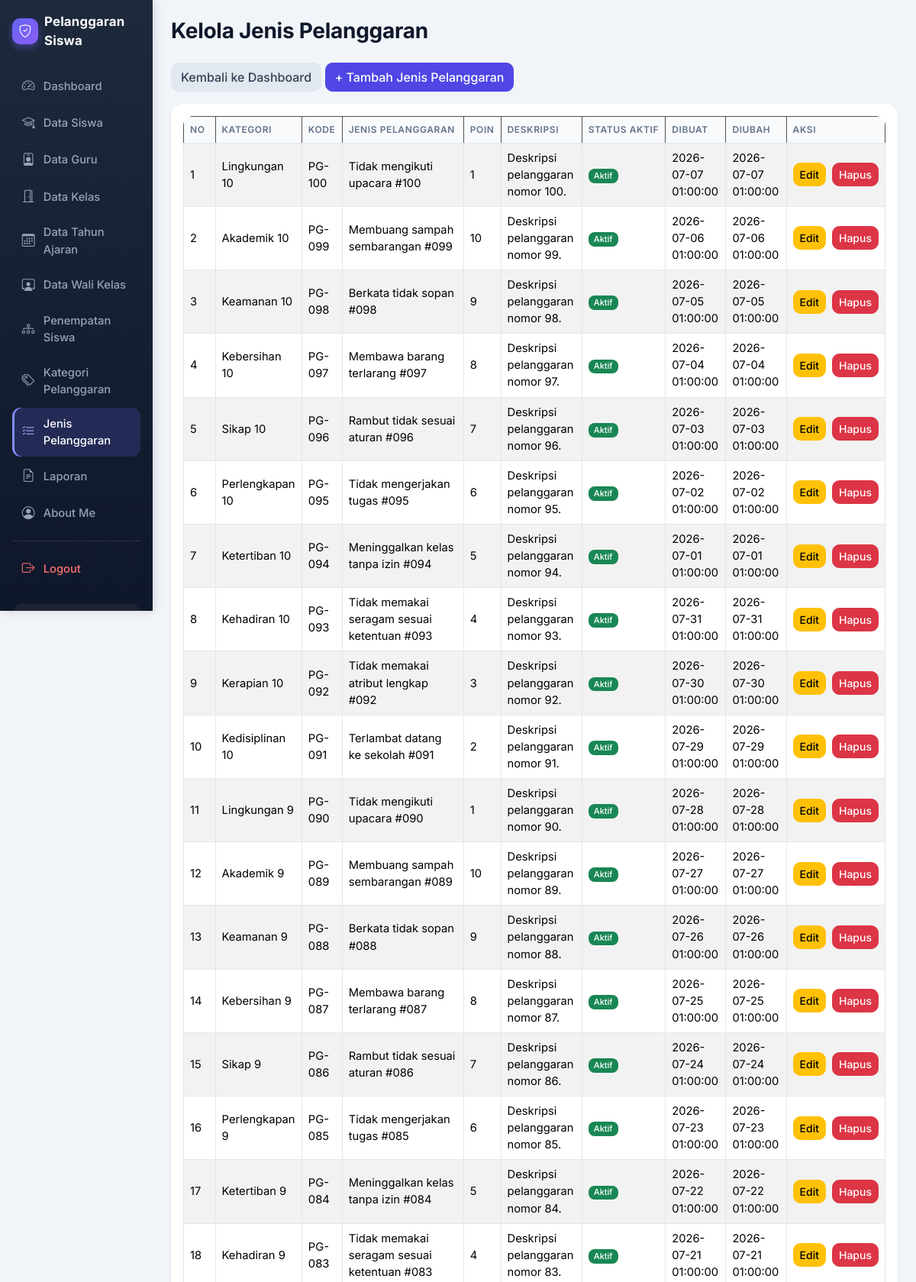
Screenshot of /kelola_jenis_pelanggaran.php (signed in, upper part) with the database file from the repository.
### tables this page shows
CREATE TABLE `t_pelanggaran` (
  `id` int(11) NOT NULL,
  `pelanggaran_kategori_id` int(11) DEFAULT NULL,
  `kode` varchar(30) DEFAULT NULL,
  `nama` varchar(150) DEFAULT NULL,
  `poin` int(11) NOT NULL,
  `deskripsi` text NOT NULL,
  `status_aktif` tinyint(1) NOT NULL,
  `created_at` timestamp NOT NULL DEFAULT current_timestamp(),
  `updated_at` timestamp NOT NULL DEFAULT current_timestamp()
);

CREATE TABLE `t_pelanggaran_kategori` (
  `id` int(11) NOT NULL,
  `nama` varchar(100) DEFAULT NULL,
  `deskripsi` text NOT NULL,
  `status_aktif` tinyint(1) NOT NULL,
  `created_at` timestamp NOT NULL DEFAULT current_timestamp(),
  `updated_at` timestamp NOT NULL DEFAULT current_timestamp()
);

### kelola_jenis_pelanggaran.php (the view, shortened to what this page needs)
<?php
include "config/koneksi.php";
include_once "includes/helper.php";
$sql = "SELECT p.*, k.nama AS nama_kategori
        FROM t_pelanggaran p
        LEFT JOIN t_pelanggaran_kategori k ON p.pelanggaran_kategori_id = k.id
        ORDER BY p.id DESC";
$hasil = mysqli_query($koneksi, $sql);
?>
<!DOCTYPE html>
<html lang="id">
<head>
    <link href="https://cdn.jsdelivr.net/npm/bootstrap@5.3.8/dist/css/bootstrap.min.css"
          rel="stylesheet">
    <link href="https://cdn.datatables.net/2.3.4/css/dataTables.bootstrap5.min.css"
          rel="stylesheet">
</head>
<body>
<div class="container-fluid">
    <div class="row">
        <?php include 'layout/sidebar.php'; ?>
        <main class="col-md-9 col-lg-10 p-4">
            <h1 class="mb-4">Kelola Jenis Pelanggaran</h1>
            <div class="mb-3">
                <a href="dashboard.php" class="btn btn-secondary">
                    Kembali ke Dashboard
                </a>
                <a href="tambah_jenis_pelanggaran.php" class="btn btn-primary">
                    + Tambah Jenis Pelanggaran
                </a>
            </div>
            <div class="card shadow-sm">
                <div class="card-body">
                    <div class="table-responsive">
                        <table id="tabelJenisPelanggaran"
                               class="table table-striped table-bordered table-hover align-middle w-100">
                            <thead class="table-dark">
                                <tr>
                                    <th>No</th>
                                    <th>Kategori</th>
                                    <th>Kode</th>
                                    <th>Jenis Pelanggaran</th>
                                    <th>Poin</th>
                                    <th>Deskripsi</th>
                                    <th>Status Aktif</th>
                                    <th>Dibuat</th>
                                    <th>Diubah</th>
                                    <th>Aksi</th>
                                </tr>
                            </thead>
                            <tbody>
                            <?php $no = 1; while ($row = mysqli_fetch_assoc($hasil)) { ?>
                                <tr>
                                    <td><?= $no++; ?></td>
                                    <td><?= htmlspecialchars($row['nama_kategori'] ?? '-') ?></td>
                                    <td><?= htmlspecialchars($row['kode'] ?? '') ?></td>
                                    <td><?= htmlspecialchars($row['nama'] ?? '') ?></td>
                                    <td><?= htmlspecialchars($row['poin'] ?? '') ?></td>
                                    <td><?= htmlspecialchars($row['deskripsi'] ?? '') ?></td>
                                    <td><?= badge_status($row['status_aktif']) ?></td>
                                    <td><?= htmlspecialchars($row['created_at'] ?? '') ?></td>
                                    <td><?= htmlspecialchars($row['updated_at'] ?? '') ?></td>
                                    <td>
                                        <div class="d-flex gap-2">
                                            <a href="edit_jenis_pelanggaran.php?id=<?= urlencode($row['id']) ?>"
                                               class="btn btn-warning btn-sm">
                                                Edit
                                            </a>
                                            <a href="hapus_jenis_pelanggaran.php?id=<?= urlencode($row['id']) ?>"
                                               class="btn btn-danger btn-sm"
                                               onclick="return confirm('Yakin ingin menghapus jenis pelanggaran ini?');">
                                                Hapus
                                            </a>
                                        </div>
                                    </td>
                                </tr>
                            <?php } ?>
                            </tbody>
                        </table>
                    </div>
                </div>
            </div>
        </main>
    </div>
</div>
</body>
</html>

### includes/helper.php (shortened to what this page needs)
<?php
function badge_status($nilai)
{
    if ((string) $nilai === '1') {
        return '<span class="badge bg-success">Aktif</span>';
    }
    return '<span class="badge bg-secondary">Tidak Aktif</span>';
}

### layout/sidebar.php (style rules this page uses)
:root { --bs-primary: #4f46e5; --bs-primary-rgb: 79, 70, 229; --bs-body-font-family: 'Inter', system-ui, -apple-system, 'Segoe UI', Roboto, sans-serif; --sb-dark: #0f172a; --sb-dark-2: #1e293b; }
body { background: #f1f5f9; color: #334155; font-family: var(--bs-body-font-family); }
main { animation: sbFade .35s ease; }
main h1, main h2, main h3 { color: #0f172a; font-weight: 700; letter-spacing: -.01em; }
main h1 { font-size: 1.75rem; }
main .card { border: 0; border-radius: 1rem; box-shadow: 0 1px 3px rgba(15, 23, 42, .06), 0 4px 14px rgba(15, 23, 42, .05); transition: transform .15s ease, box-shadow .15s ease; }
main .table { --bs-table-bg: #fff; --bs-border-color: #e2e8f0; }
main .table thead th { background: #f8fafc; color: #64748b; font-size: .75rem; font-weight: 600; text-transform: uppercase; letter-spacing: .05em; white-space: nowrap; border-bottom: 1px solid #e2e8f0; }
main .table td { vertical-align: middle; font-size: .92rem; }
main .table-responsive { border-radius: .8rem; box-shadow: 0 1px 3px rgba(15, 23, 42, .06); background: #fff; }
main .btn { border-radius: .6rem; font-weight: 500; transition: all .15s ease; }
.btn-primary { --bs-btn-bg: #4f46e5; --bs-btn-border-color: #4f46e5; --bs-btn-hover-bg: #4338ca; --bs-btn-hover-border-color: #4338ca; --bs-btn-active-bg: #3730a3; --bs-btn-active-border-color: #3730a3; --bs-btn-disabled-bg: #4f46e5; --bs-btn-disabled-border-color: #4f46e5; --bs-btn-focus-shadow-rgb: 99, 102, 241; }
main .btn-secondary { --bs-btn-bg: #e2e8f0; --bs-btn-border-color: #e2e8f0; --bs-btn-color: #334155; --bs-btn-hover-bg: #cbd5e1; --bs-btn-hover-border-color: #cbd5e1; --bs-btn-hover-color: #0f172a; --bs-btn-active-bg: #cbd5e1; --bs-btn-active-border-color: #cbd5e1; --bs-btn-active-color: #0f172a; }
main .badge { font-weight: 500; border-radius: .5rem; }

### rows the page displays
t_pelanggaran: pelanggaran_kategori.nama "Lingkungan 10", kode "PG-100", nama "Tidak mengikuti upacara #100", poin "1", deskripsi "Deskripsi pelanggaran nomor 100.", status_aktif "Aktif", created_at "2026-07-07 01:00:00", updated_at "2026-07-07 01:00:00"
t_pelanggaran: pelanggaran_kategori.nama "Akademik 10", kode "PG-099", nama "Membuang sampah sembarangan #099", poin "10", deskripsi "Deskripsi pelanggaran nomor 99.", status_aktif "Aktif", created_at "2026-07-06 01:00:00", updated_at "2026-07-06 01:00:00"
t_pelanggaran: pelanggaran_kategori.nama "Keamanan 10", kode "PG-098", nama "Berkata tidak sopan #098", poin "9", deskripsi "Deskripsi pelanggaran nomor 98.", status_aktif "Aktif", created_at "2026-07-05 01:00:00", updated_at "2026-07-05 01:00:00"
t_pelanggaran: pelanggaran_kategori.nama "Kebersihan 10", kode "PG-097", nama "Membawa barang terlarang #097", poin "8", deskripsi "Deskripsi pelanggaran nomor 97.", status_aktif "Aktif", created_at "2026-07-04 01:00:00", updated_at "2026-07-04 01:00:00"
t_pelanggaran: pelanggaran_kategori.nama "Sikap 10", kode "PG-096", nama "Rambut tidak sesuai aturan #096", poin "7", deskripsi "Deskripsi pelanggaran nomor 96.", status_aktif "Aktif", created_at "2026-07-03 01:00:00", updated_at "2026-07-03 01:00:00"
t_pelanggaran: pelanggaran_kategori.nama "Perlengkapan 10", kode "PG-095", nama "Tidak mengerjakan tugas #095", poin "6", deskripsi "Deskripsi pelanggaran nomor 95.", status_aktif "Aktif", created_at "2026-07-02 01:00:00", updated_at "2026-07-02 01:00:00"
t_pelanggaran: pelanggaran_kategori.nama "Ketertiban 10", kode "PG-094", nama "Meninggalkan kelas tanpa izin #094", poin "5", deskripsi "Deskripsi pelanggaran nomor 94.", status_aktif "Aktif", created_at "2026-07-01 01:00:00", updated_at "2026-07-01 01:00:00"
t_pelanggaran: pelanggaran_kategori.nama "Kehadiran 10", kode "PG-093", nama "Tidak memakai seragam sesuai ketentuan #093", poin "4", deskripsi "Deskripsi pelanggaran nomor 93.", status_aktif "Aktif", created_at "2026-07-31 01:00:00", updated_at "2026-07-31 01:00:00"
t_pelanggaran: pelanggaran_kategori.nama "Kerapian 10", kode "PG-092", nama "Tidak memakai atribut lengkap #092", poin "3", deskripsi "Deskripsi pelanggaran nomor 92.", status_aktif "Aktif", created_at "2026-07-30 01:00:00", updated_at "2026-07-30 01:00:00"
t_pelanggaran: pelanggaran_kategori.nama "Kedisiplinan 10", kode "PG-091", nama "Terlambat datang ke sekolah #091", poin "2", deskripsi "Deskripsi pelanggaran nomor 91.", status_aktif "Aktif", created_at "2026-07-29 01:00:00", updated_at "2026-07-29 01:00:00"
t_pelanggaran: pelanggaran_kategori.nama "Lingkungan 9", kode "PG-090", nama "Tidak mengikuti upacara #090", poin "1", deskripsi "Deskripsi pelanggaran nomor 90.", status_aktif "Aktif", created_at "2026-07-28 01:00:00", updated_at "2026-07-28 01:00:00"
t_pelanggaran: pelanggaran_kategori.nama "Akademik 9", kode "PG-089", nama "Membuang sampah sembarangan #089", poin "10", deskripsi "Deskripsi pelanggaran nomor 89.", status_aktif "Aktif", created_at "2026-07-27 01:00:00", updated_at "2026-07-27 01:00:00"
t_pelanggaran: pelanggaran_kategori.nama "Keamanan 9", kode "PG-088", nama "Berkata tidak sopan #088", poin "9", deskripsi "Deskripsi pelanggaran nomor 88.", status_aktif "Aktif", created_at "2026-07-26 01:00:00", updated_at "2026-07-26 01:00:00"
t_pelanggaran: pelanggaran_kategori.nama "Kebersihan 9", kode "PG-087", nama "Membawa barang terlarang #087", poin "8", deskripsi "Deskripsi pelanggaran nomor 87.", status_aktif "Aktif", created_at "2026-07-25 01:00:00", updated_at "2026-07-25 01:00:00"
t_pelanggaran: pelanggaran_kategori.nama "Sikap 9", kode "PG-086", nama "Rambut tidak sesuai aturan #086", poin "7", deskripsi "Deskripsi pelanggaran nomor 86.", status_aktif "Aktif", created_at "2026-07-24 01:00:00", updated_at "2026-07-24 01:00:00"
t_pelanggaran: pelanggaran_kategori.nama "Perlengkapan 9", kode "PG-085", nama "Tidak mengerjakan tugas #085", poin "6", deskripsi "Deskripsi pelanggaran nomor 85.", status_aktif "Aktif", created_at "2026-07-23 01:00:00", updated_at "2026-07-23 01:00:00"
t_pelanggaran: pelanggaran_kategori.nama "Ketertiban 9", kode "PG-084", nama "Meninggalkan kelas tanpa izin #084", poin "5", deskripsi "Deskripsi pelanggaran nomor 84.", status_aktif "Aktif", created_at "2026-07-22 01:00:00", updated_at "2026-07-22 01:00:00"
t_pelanggaran: pelanggaran_kategori.nama "Kehadiran 9", kode "PG-083", nama "Tidak memakai seragam sesuai ketentuan #083", poin "4", deskripsi "Deskripsi pelanggaran nomor 83.", status_aktif "Aktif", created_at "2026-07-21 01:00:00", updated_at "2026-07-21 01:00:00"

### other values shown
$item[0] "Dashboard"
$item[0] "Data Siswa"
$item[0] "Data Guru"
$item[0] "Data Kelas"
$item[0] "Data Tahun Ajaran"
$item[0] "Data Wali Kelas"
$item[0] "Penempatan Siswa"
$item[0] "Kategori Pelanggaran"
$item[0] "Jenis Pelanggaran"
$item[0] "Laporan"
$item[0] "About Me"
